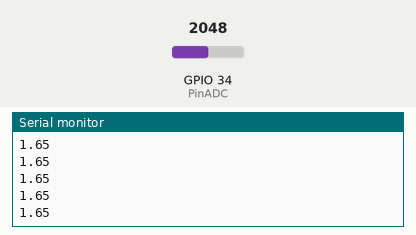
Simulated run of this sketch. Board: ESP32. Parts: the last lines printed to the serial monitor. Inputs (shaded band) come from the test bench; at power-on: GPIO 34 (PinADC) = 2048.

Above: at 1.2 s.
1.3 s: GPIO 34 (PinADC) set to 2866
At 1.9 s:
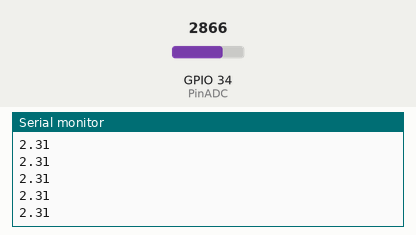
2.8 s: GPIO 34 (PinADC) set to 3603
At 3.7 s:
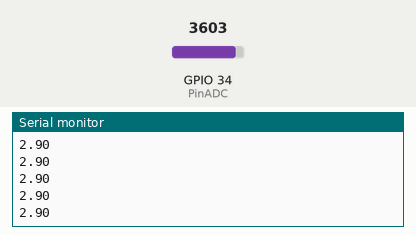
Timing chart, 0 to 5.8 s (numbered marks = the images above; inputs shaded):
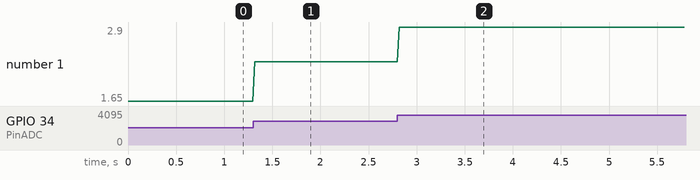

Measured:
- after the input at 1.3 s, the serial monitor: prints a new line at once (image 1)
- after the input at 2.8 s, the serial monitor: prints a new line at once (image 2)
- plotted number 1: 1.65 → 2.31 after the input at 1.3 s, 2.31 → 2.9 after the input at 2.8 s

The sketch:

AnaloglInput2.ino
```cpp
/*
 *Universidad Nacional Autónoma de México
 *Facultad de Ciencias
 *Licenciatura en Ciencias de la Computación
 *Seminario de Ciencias de la Computación A: Introducción al Internet de las Cosas
 *
 *Escrito por: M. en I. Valente Vázquez Velázquez
 *Última modificación: 1-enero-2023
 *https://sites.google.com/ciencias.unam.mx/introduccion-iot-fc/inicio
*/

#define PinADC 34 //Defino pin

void setup() {
  Serial.begin(115200); //Inicializo comunicación serial
  pinMode(PinADC, INPUT); //Declaro al pin como entrada
}

void loop() {
  int sensor = analogRead(PinADC); //Guardo en una variable la lectura del pin
  float voltage = 3.3/4096 * analogRead(PinADC);
  Serial.println(voltage); //Imprimo el valor de la variable "sensor"
  delay(20);
  }
```
